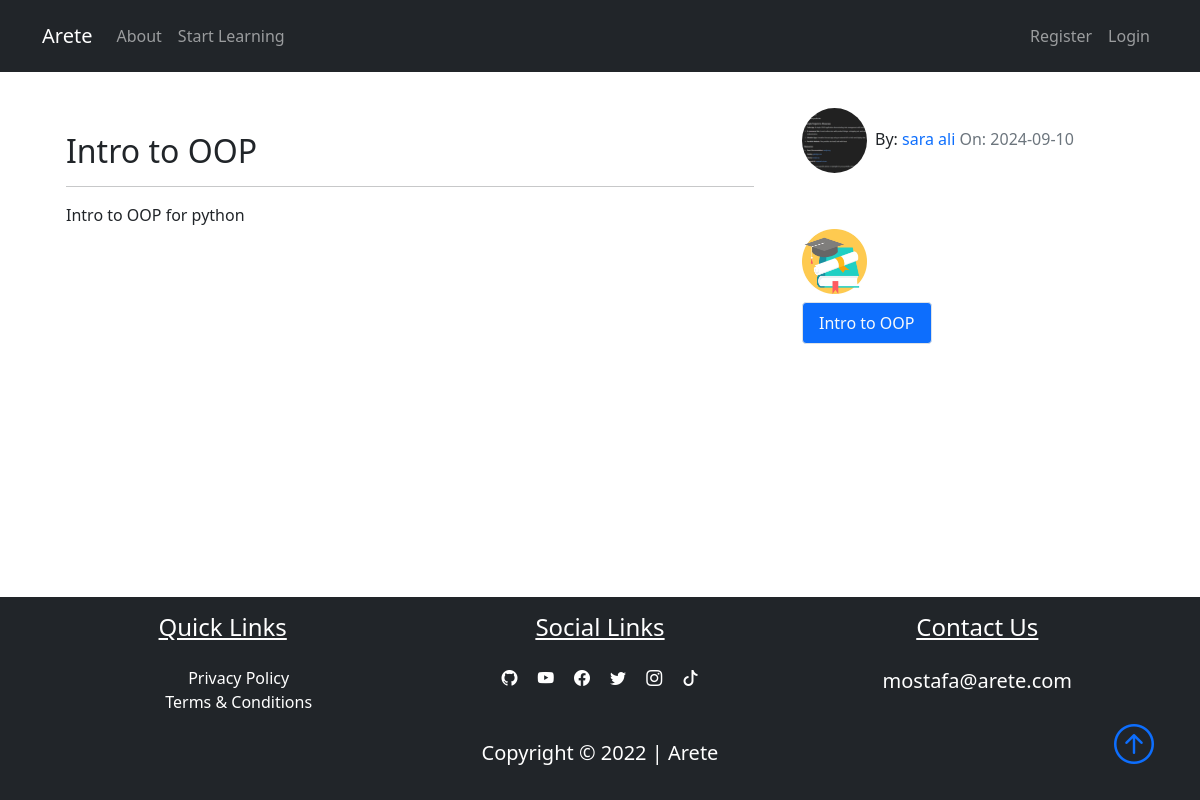
Page /OOP/Intro-to-OOP on the earlier database version.
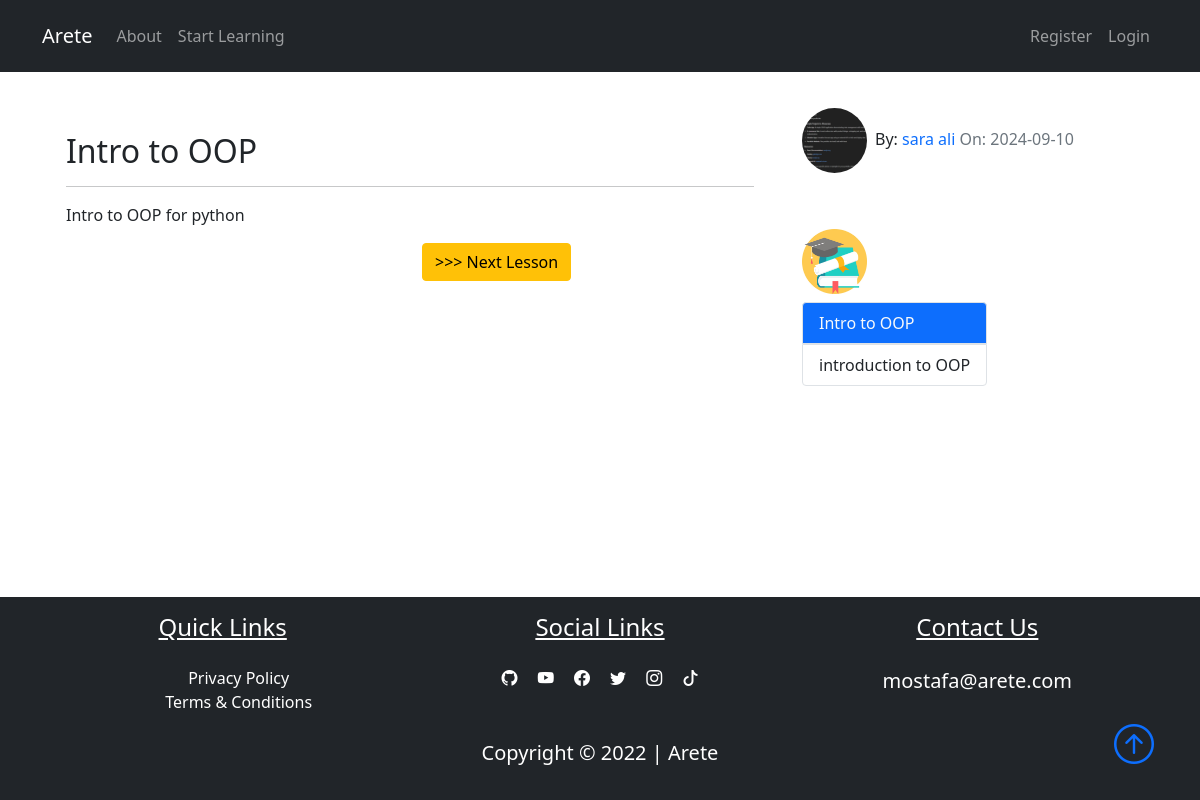
Same page on the later database version.
### pythonic/models.py (models this page shows, shortened)
class Lesson(db.Model):
    id = db.Column(db.Integer, primary_key=True)
    title = db.Column(db.String(100), nullable=False)
    date_posted = db.Column(db.DateTime, nullable=False, default=datetime.utcnow)
    content = db.Column(db.Text, nullable=False)
    thumbnail = db.Column(
        db.String(20), nullable=False, default="default_thumbnail.jpg"
    )
    slug = db.Column(db.String(32), nullable=False)
    user_id = db.Column(db.Integer, db.ForeignKey("user.id"), nullable=False)
    course_id = db.Column(db.Integer, db.ForeignKey("course.id"), nullable=False)

### pythonic/routes.py (the view)
@app.route("/<string:course>/<string:lesson_slug>")
def lesson( lesson_slug,course):
    lesson = Lesson.query.filter_by(slug=lesson_slug).first()
    if lesson:
        previous_lesson, next_lesson = get_previous_next_lesson(lesson)
    lesson_id = lesson.id if lesson else None
    lesson = Lesson.query.get_or_404(lesson_id)
    return render_template("lesson_view.html", title=lesson.title, lesson=lesson, previous_lesson=previous_lesson, next_lesson=next_lesson)

### pythonic/routes.py (called while the page is built)
def get_previous_next_lesson(lesson):
    course = lesson.course_name
    for lsn in course.lessons:
        if lsn.title == lesson.title:
            index = course.lessons.index(lsn)
            previous_lesson = course.lessons[index - 1] if index > 0 else None
            next_lesson = (
                course.lessons[index + 1] if index < len(course.lessons) - 1 else None
            )
            break
    return previous_lesson, next_lesson

### pythonic/templates/lesson_view.html
{% extends "lesson.html" %}
{% block lesson %}
<div class="container pt-5">
    <br>
    <h2>{{lesson.title}}</h2>
    <hr>
    {{lesson.content | safe}}
</div>
{% endblock lesson %}

### pythonic/templates/lesson.html (shortened to what this page needs)
{% extends "layout.html"%} {% block content %}
<div class="container">
  <div class="row">
    <div class="col-lg-8 col-md-12">
      {% block lesson %} {% endblock lesson %}
      <div class="row justify-content-md-center">
        <div class="col-4">
        </div>
        <div class="col-4">
          {% if next_lesson %}
          <a
            href="{{url_for('lesson', lesson_slug=next_lesson.slug, course=next_lesson.course_name.title)}}"
          >
            <button
              class="btn btn-warning"
              type="button"
              data-bs-toggle="tooltip"
              data-bs-placement="top"
              title="{{next_lesson.title}}"
            >
              &gt&gt&gt Next Lesson
            </button>
          </a>
          {% endif %}
        </div>
      </div>
    </div>
    <div class="col-4">
      <div class="my-5">
        <span
          ><img
            class="article-img rounded-circle"
            src="{{url_for('static',filename='user_pics/'+lesson.author.image_file)}}"
            alt=""
          />By:
          <a href="#" class="link">{{lesson.author.username}}</a>
          <span class="text-muted"
            >On: {{lesson.date_posted.strftime('%Y-%m-%d')}}</span
          >
        </span>
      </div>
      <img
        src="{{url_for('static', filename='course_icons/'+lesson.course_name.icon)}}"
        alt=""
        class="article-img my-2"
      />
      <br />
      <ul class="list-group" style="display: inline-block">
        {% for lsn in lesson.course_name.lessons %} {% if lsn.title ==
        lesson.title %}
        <li class="list-group-item border active" aria-current="true">
          <a
            class="link text-light"
            href="{{url_for('lesson', lesson_slug=lsn.slug, course=lsn.course_name.title)}}"
            >{{lsn.title}}</a
          >
        </li>
        {% else %}
        <li class="list-group-item border" aria-current="false">
          <a
            class="link text-dark"
            href="{{url_for('lesson', lesson_slug=lsn.slug, course=lsn.course_name.title)}}"
            >{{lsn.title}}</a
          >
        </li>
        {% endif %} {% endfor %}
      </ul>
    </div>
  </div>
  <br />
</div>
{% endblock content%}

Differences in the rows shown:
added Lesson: title "introduction to OOP"
Other differences:
text now shown: ">>> Next Lesson"
